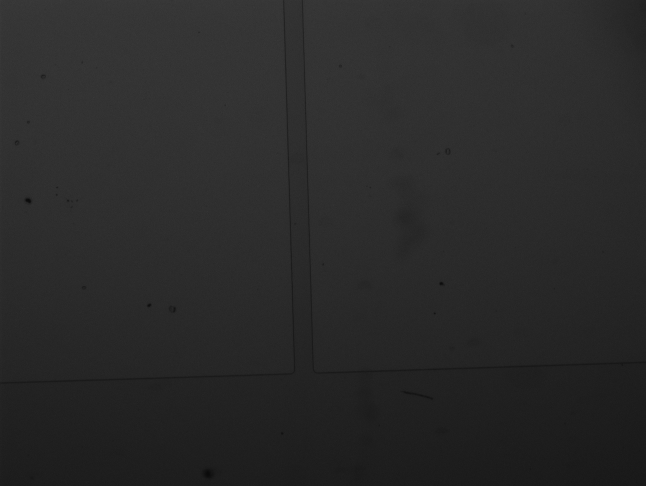
#> input picture test_DATA/20160513/25.tif, 646 x 486 px; the run also reads 2 pictures not shown here
$ python test_channel.py
#> lines starting #> are read from the running program, lines starting #| are printed output that depends on the picture; after the words box and inside, x2 and y2 are one past the last pixel; in counts of white or black regions, pixels touching at a corner belong together
### image_registration/channel.py
# -*- coding: utf-8 -*-
"""
Created on Wed May 18 16:53:44 2016

@author: quentinpeter

This covers an alternative method for image registration aimed at
simple channels

Copyright (C) 2016  Quentin Peter

This program is free software: you can redistribute it and/or modify
it under the terms of the GNU General Public License as published by
the Free Software Foundation, either version 3 of the License, or
(at your option) any later version.

This program is distributed in the hope that it will be useful,
but WITHOUT ANY WARRANTY; without even the implied warranty of
MERCHANTABILITY or FITNESS FOR A PARTICULAR PURPOSE.  See the
GNU General Public License for more details.

You should have received a copy of the GNU General Public License
along with this program.  If not, see <http://www.gnu.org/licenses/>.
"""

#imports
from numpy.fft import irfft
from scipy.ndimage.filters import gaussian_filter
import math
import numpy as np
from . import image as reg
import cv2

# [265 lines left out: functions channel_width, channel_angle, Scharr_edge, edge, register_channel, uint8sc, not called in this run]

### image_registration/image.py
# -*- coding: utf-8 -*-
"""
Created on Tue May 10 17:15:48 2016

@author: Quentin Peter

This module does image registration.

The scale difference should be reasonable (~2x)

If you crop the images to reasonable size, the algorithm is much faster:
eg:
511x511   : 0.058s
512x512   : 0.058s
513x513   : 0.066s /!\ 15% increase!
1024x1024 : 0.34s
4096x4096 : 9s

based on:

An FFT-Based Technique for Translation, Rotation, and Scale-Invariant
 Image Registration
B. Srinivasa Reddy and B. N. Chatterji

Works with Python 3.5

The input is casted to float32. If you need more precision, you can always
use these functions to detect the rotation and then rotate yourself with scipy
(slower but keep the precision)

Copyright (C) 2016  Quentin Peter

This program is free software: you can redistribute it and/or modify
it under the terms of the GNU General Public License as published by
the Free Software Foundation, either version 3 of the License, or
(at your option) any later version.

This program is distributed in the hope that it will be useful,
but WITHOUT ANY WARRANTY; without even the implied warranty of
MERCHANTABILITY or FITNESS FOR A PARTICULAR PURPOSE.  See the
GNU General Public License for more details.

You should have received a copy of the GNU General Public License
along with this program.  If not, see <http://www.gnu.org/licenses/>.

"""
#import libraries
import numpy as np
import cv2
from scipy.optimize import curve_fit # /!\ SLOW! avoid
from scipy.ndimage.measurements import label


######################
#High level functions#
######################


# [1099 lines left out: functions register_images, find_rotation_scale, find_shift_dft, find_shift_cc, combine_images, orientation_angle and 16 more, not called in this run]

### test_channel.py
# -*- coding: utf-8 -*-
"""
Created on Tue May 10 10:19:57 2016

@author: quentinpeter

Run this file to test the channel registration
"""

#%% load libraries
from matplotlib.pyplot import figure, plot, imshow, show,close,semilogy, hold
import matplotlib.image as mpimg
import numpy as np
import math
import importlib
#Load local libraries
import image_registration.image as ir
import image_registration.channel as cr

#%%Reload them in case they changed
importlib.reload(ir)
importlib.reload(cr)

#If you want the plots in external figues
#%matplotlib osx

#%% nload images
fns=['test_DATA/20160513/25.tif']
fns.append('test_DATA/20160513/10_1.tif')
fns.append('test_DATA/20160513/10_2.tif')
fns.append('test_DATA/20160513/10_3.tif')
fns.append('test_DATA/channel_opening.png')
imgs=[mpimg.imread(fn) for fn in fns]
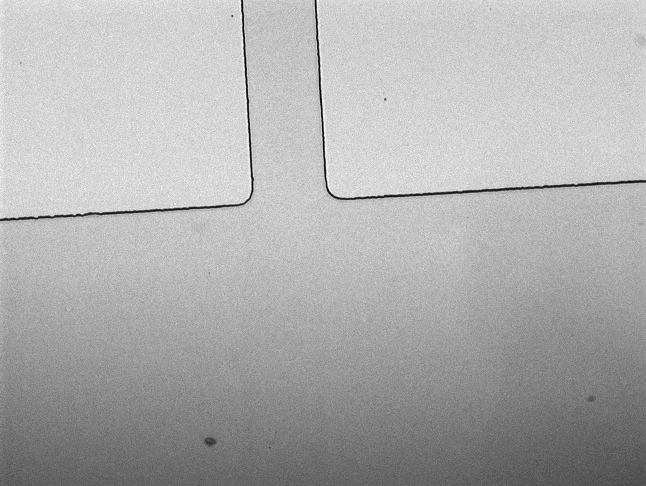
#> input picture test_DATA/20160513/10_3.tif, 646 x 486 px
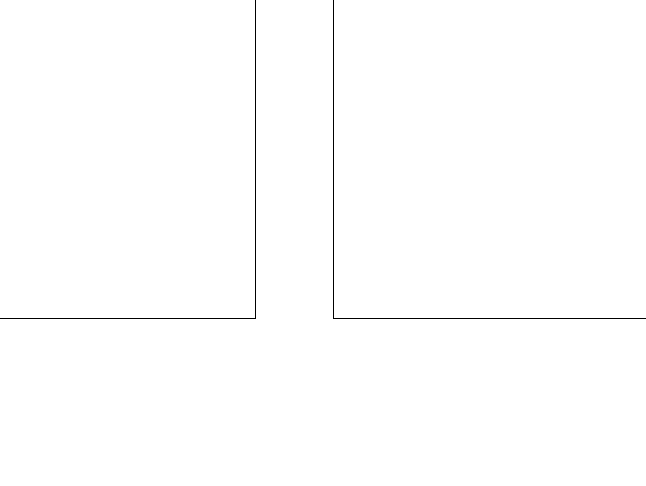
#> input picture test_DATA/channel_opening.png, 646 x 486 px
#> imgs = 5 items

#%%
#defines an useful plot
def plotreg(im0,im2,origin):
    imshow(im0)
    hold(True)
    imshow(cr.edge(im2),extent=ir.get_extent(origin, im2.shape),alpha=0.5)
    show()

#%% Test Channel direction and width
#Choose image
im0=imgs[1]
#get width and angle
width0,an0=cr.channel_width(im0, chanapproxangle=-np.pi/2)
#> in uint8sc, `immin=im.min()`: immin = 766
#> in uint8sc, `immax=im.max()`: immax = 5353
#> in uint8sc, `imrange=immax-immin`: imrange = 4587
#> in edge, `e0=cv2.Canny(uint8sc(im),100,200)`: e0: shape (486, 646); 0.67% white in thin lines or dots
#> in dft_optsize, `im=np.asarray(im)`: im: shape (486, 646) float32; 0.67% white in thin lines or dots
#> in dft_optsize, `im = cv2.copyMakeBorder(im, 0, shape[0] - initshape[0], 0, shape[1] - ..`: im: shape (486, 648) float32; 0.67% white in thin lines or dots
#> in centered_mag_sq_ccs, `ret[ys//2,0]=im[0,0]`: ret: shape (486, 325) float64; values 0 (black) and 2.88e+11 (white), 0% white in thin lines or dots, all inside (x1, y1, x2, y2) = (0, 243, 1, 244)
#> in centered_mag_sq_ccs, `ret[ys//2+1:,0]=im[1:ys-1:2,0]`: ret: shape (486, 325) float64; min 0, max 2.88e+11, mean 4220343.8
#> in centered_mag_sq_ccs, `ret[ys//2-1::-1,0]=im[1::2,0]`: ret: shape (486, 325) float64; min 0, max 2.88e+11, mean 6620745.1
#> in polar_fft, `output=cv2.remap(im,x,y, interp)#LINEAR, CUBIC,LANCZOS4`:
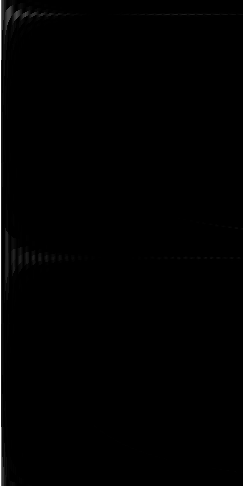
#> output: shape (486, 243) float32; min 0, max 2.88e+11, mean 1.98e+09; drawn with min black and max white
#> in orientation_angle, `adis=lp.sum(-1)`: adis = 486 values, max 5.24e+12 at index 14, min 3.29e+11 at index 388, mean 4.82e+11
#> in get_peak_pos, `im=np.asarray(im)`: im = 486 values, max 2e+12 at index 257, min 3.29e+11 at index 0, mean 3.81e+11
#> in get_peak_pos, `im=im-im.mean()`: im = 486 values, max 1.62e+12 at index 257, min -5.27e+10 at index 0, mean 7551.5
#> in get_peak_pos, `argmax=im.argmax()`: argmax = 257
#> in get_peak_pos, `cut = .3*im[argmax]`: cut = 4.86e+11
#> in get_peak_pos, `peak,__=label(peak)`: peak = 486 values, max 1 at index 252, min 0 at index 0, mean 0.0247
#> in get_peak_pos, `X=np.arange(dsize)[peak]`: X = [252, 253, 254, 255, 256, 257, 258, 259, 260, 261, 262, 263]
#> in get_peak_pos, `Y=im[peak]`: Y = [5.2e+11, 6.04e+11, 6.93e+11, 8.66e+11, 1.04e+12, 1.62e+12, 1.56e+12, 1.01e+12, 8.58e+11, 7.1e+11, 6.07e+11, 5.01e+11]
#> in get_peak_pos, `offset=X[Y==Y.max()][0]`: offset = -229
#> in get_peak_pos, `X-=offset`: X = [-5, -4, -3, -2, -1, 0, 1, 2, 3, 4, 5, 6]
#> in get_peak_pos, `Y=Y[abs(X)<3]`: Y = [8.66e+11, 1.04e+12, 1.62e+12, 1.56e+12, 1.01e+12]
#> in get_peak_pos, `X=X[abs(X)<3]`: X = [-2, -1, 0, 1, 2]
#> in gauss_fit_log, `Y=np.asarray(Y)`: Y = [8.66e+11, 1.04e+12, 1.62e+12, 1.56e+12, 1.01e+12]
#> in gauss_fit_log, `Data=np.log(Y)`: Data = [27.49, 27.67, 28.11, 28.07, 27.64]
#> in gauss_fit_log, `D=[(Data*X**i).sum() for i in range(3)]`: D = [139, 0.706, 276.3]
#> in gauss_fit_log, `X=[(X**i).sum() for i in range(5)]`: X = [5, 0, 10, 0, 34]
#> in gauss_fit_log, `num=(D[0]*(X[1]*X[4] - X[2]*X[3]) + D[1]*(X[2]**2   - X[0]*X[4]) + D[2..`: num = -49.42
#> in gauss_fit_log, `den=2*(D[0]*(X[1]*X[3] - X[2]**2) + D[1]*(X[1]*X[2] - X[0]*X[3]) + D[2..`: den = -171.6
#> in gauss_fit_log, `varnum=(-X[0]*X[2]*X[4] + X[0]*X[3]**2 + X[1]**2*X[4] - 2*X[1]*X[2]*X[..`: varnum = -700
#> in gauss_fit_log, `mean=num/den`: mean = 0.288
#> in gauss_fit_log, `var=varnum/den`: var = 4.08
#> in get_peak_pos, `ret,__=gauss_fit_log(X,Y)`: ret = 0.288
#> in orientation_angle, `ret=get_peak_pos(adis,wrap=True)`: ret = -228.7
#> in orientation_angle, `ret = clamp_angle(ret*anglestep)`: ret = -1.48
#> in channel_width, `fdir=np.asarray([math.cos(chanangle),-math.sin(chanangle)])#y,x = 0,1`: fdir = [0.0922, 0.996]
#> in channel_width, `f=cv2.remap(np.float32(im),idx[1,:],idx[0,:],cv2.INTER_LINEAR)`: f = 243 values, max 2.88e+11 at index 0, min 1743165.9 at index 115, mean 8.34e+09
#> in channel_width, `f=abs(irfft(f**2))`: f = 484 values, max 2.95e+20 at index 0, min 1.63e+20 at index 52, mean 1.71e+20
#> in channel_width, `f=gaussian_filter(f,1)`: f = 484 values, max 2.75e+20 at index 0, min 1.63e+20 at index 38, mean 1.71e+20
#> in channel_width, `wmin=np.nonzero(f-f.mean()<0)[0][0]`: wmin = 7
#> in channel_width, `ret=reg.get_peak_pos(f[wmin:f.size//2])`: ret = 66.42
#> width0 = 73.42; an0 = -1.48
#plot figure
figure()
imshow(im0)
#add direction
center=np.array(im0.shape)//2
#> center = [243, 323]
chdir=[math.sin(an0),
       math.cos(an0)]
#> chdir = [-0.996, 0.0922]
x=(np.array([0,chdir[1]]))*center[0]+center[1]
#> x = [323, 345.4]
y=(np.array([0,chdir[0]]))*center[0]+center[0]
#> y = [243, 1.04]
plot(x,y)
#add width
x=np.array([0, chdir[0]])*width0+center[1]
#> x = [323, 249.9]
y=np.array([0,-chdir[1]])*width0+center[0]
#> y = [243, 236.2]
plot(x,y)

#%% Detect an offset using cross correlation
#Use the edge function to extract the edges
im0=imgs[2]
im1=imgs[3]
#> im1 is the input picture: shape (486, 646) uint16; min 429, max 5570, mean 3889.1
e0=cr.edge(im0)
#> in edge (call 2), `e0=cv2.Canny(uint8sc(im),100,200)`:
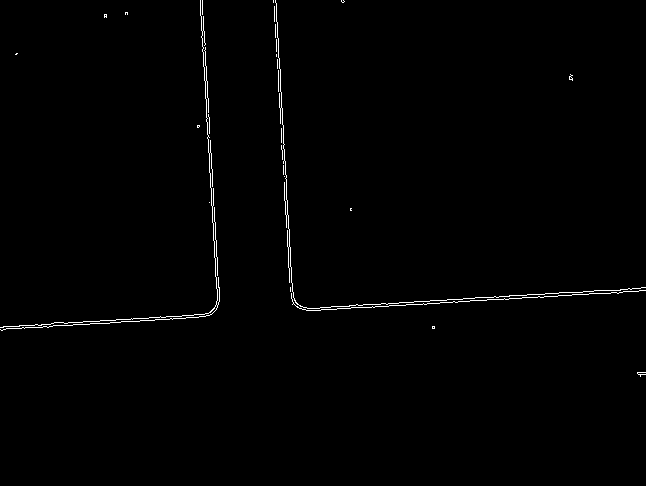
#> e0: shape (486, 646); 0.77% white in thin lines or dots, all inside (x1, y1, x2, y2) = (0, 0, 646, 377)
e1=cr.edge(im1)
#> in edge (call 3), `e0=cv2.Canny(uint8sc(im),100,200)`: e0: shape (486, 646); 0.63% white in thin lines or dots
origin=ir.find_shift_cc(e0,e1)
#> in find_shift_cc, `im1=np.asarray(im1,dtype=np.float32)`: im1: shape (486, 646) float32; 0.63% white in thin lines or dots
#> in find_shift_cc, `im1=im1-im1.mean()`: im1: shape (486, 646) float32; values -1.62 (black) and 253.4 (white), 0.63% white in thin lines or dots
#> in find_shift_cc, `idx=np.asarray(np.unravel_index(np.argmax(xc),xc.shape))`: idx = [595, 611]
#> origin = [110, -34]

#plot The result
figure(2)
plotreg(im0,im1,origin)
#> in plotreg, `show()`:
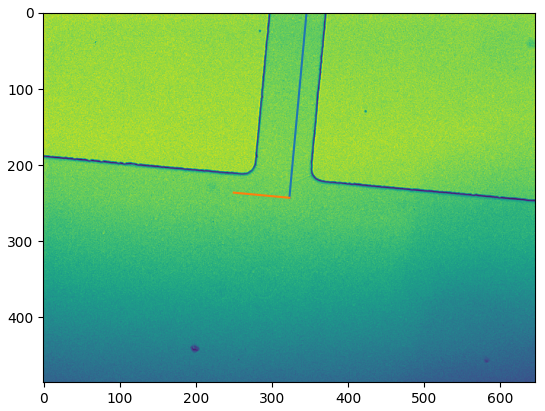
#> figure drawn by matplotlib, 1 panel

#%% test rotation and offset
im0=imgs[1]
im1=imgs[2]
angle, scale, origin, im2=cr.register_channel(im0,im1, chanapproxangle=-np.pi/2)
#> in register_channel, `w0,a0=channel_width(fe0,isccsedge=True, chanapproxangle=chanapproxangle)`: w0 = 73.42; a0 = -1.48
#> in centered_mag_sq_ccs (call 3), `ret[ys//2,0]=im[0,0]`: ret: shape (486, 325) float64; values 0 (black) and 3.79e+11 (white), 0% white in thin lines or dots, all inside (x1, y1, x2, y2) = (0, 243, 1, 244)
#> in centered_mag_sq_ccs (call 3), `ret[ys//2+1:,0]=im[1:ys-1:2,0]`: ret: shape (486, 325) float64; min 0, max 3.79e+11, mean 5839424.2
#> in centered_mag_sq_ccs (call 3), `ret[ys//2-1::-1,0]=im[1::2,0]`: ret: shape (486, 325) float64; min 0, max 3.79e+11, mean 9282569
#> in centered_mag_sq_ccs (call 3), `ret[:ys//2,xs//2]=0`:
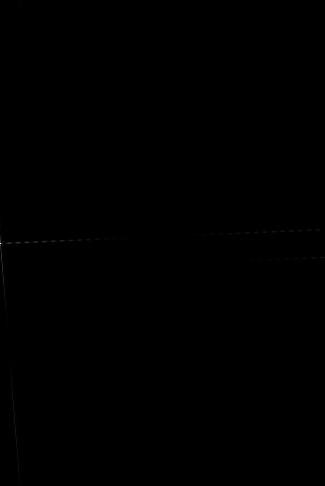
#> ret: shape (486, 325) float64; min 0, max 3.79e+11, mean 161063816.8; drawn with min black and max white
#> in register_channel, `w1,a1=channel_width(fe1,isccsedge=True, chanapproxangle=chanapproxangle)`: w1 = 73.51; a1 = 1.51
#> in register_channel, `angle=reg.clamp_angle(a0-a1)`: angle = 0.15
#> in register_channel, `scale=w1/w0`: scale = 1
#> in rotate_scale, `M = cv2.getRotationMatrix2D((cols/2,rows/2),-angle*180/np.pi,1/scale)`: M = [[0.988, -0.15, 40.41], [0.15, 0.988, -45.31]]
#> in rotate_scale, `im = cv2.warpAffine(im,M,(cols,rows), borderMode=cv2.BORDER_CONSTANT, ..`:
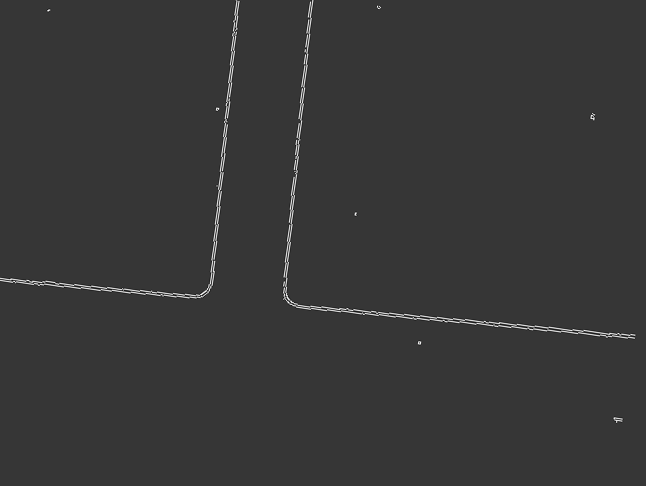
#> im: shape (486, 646) float32; min -83.35, max 305.9, mean 1.9; drawn with min black and max white
#> in find_shift_dft, `idx=np.asarray(np.unravel_index(np.argmax(xc),shape))`: idx = [402, 68]
#> in find_shift_dft, `idx=np.asarray([get_peak_pos(xc[:,idx[1]],wrap=True), get_peak_pos(xc[..`: idx = [-84.03, 67.6]
#> in register_channel, `y,x=reg.find_shift_dft(fe0,fe2, isccs=True)`: y = -84.03; x = 67.6
#> angle = 0.15; scale = 1; origin = [-84.03, 67.6]
figure(3)
plotreg(im0,im2,origin)

#%% Idem with image registration
angle, scale, origin, im2=ir.register_images(cr.edge(im0),
                                             cr.edge(im1))
#> in find_rotation_scale, `lp1, log_base=polar_fft(im1, logpolar=True, isshiftdft=isccs, logoutpu..`: log_base = 1.02
#> in find_rotation_scale, `angle, scale = find_shift_dft(lp0,lp1)`: angle = 23.18; scale = 0.0607
#> in find_rotation_scale, `angle*=np.pi/lp1.shape[0]`: angle = 0.15
#> in find_rotation_scale, `scale=log_base ** (scale)`: scale = 1
#> in register_images, `angle, scale = find_rotation_scale(f0,f1, isccs=True)`: angle = 0.15; scale = 1
#> in register_images, `y,x=find_shift_dft(f0,f2, isccs=True)`: y = -84.07; x = 67.57
#> origin = [-84.07, 67.57]
figure(4)
plotreg(im0,im2,origin)
#%% detect scale, rotation and offset
im0=imgs[0]
im1=imgs[1]
angle, scale, origin, im2=cr.register_channel(im0,im1, chanapproxangle=-np.pi/2)
#> angle = -0.124; scale = 4.06; origin = [135.9, -16.21]
figure(5)
plotreg(im0,im2,origin)
#%% Shows the limits of image registration
angle, scale, origin, im2=ir.register_images(cr.edge(im0),
                                             cr.edge(im1))
#> scale = 0.603; origin = [163.8, 211.2]
figure(6)
plotreg(im0,im2,origin)

#%% Match to image
importlib.reload(cr)
importlib.reload(ir)
im1=imgs[3]
im0=imgs[4][:,:,1]

angle, scale, origin, im2=cr.register_channel(im0,im1, chanapproxangle=-np.pi/2)

figure(7)
plotreg(im0,im2,origin)
